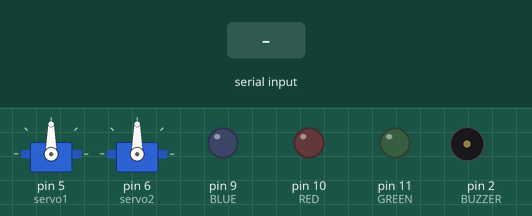
Bench run of a sketch on a simulated Arduino Mega 2560, built with avr-gcc and run on an emulated ATmega2560. On the bench: 2 × servo, output pins drawn as LEDs (lit = HIGH), buzzer (waves = sounding, pin HIGH). The inputs (shaded band) are chosen by the test bench. What the sketch prints to the serial monitor is not drawn.

Above: at 1.2 s.
1.3 s: "U" received over the second serial link
At 1.6 s:
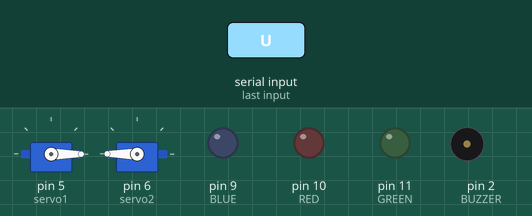
2.8 s: "L" received over the second serial link
At 3.9 s:
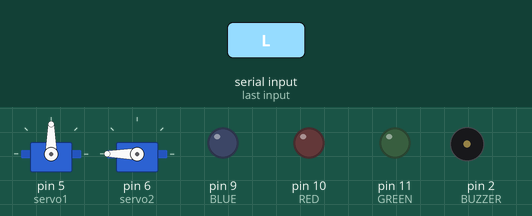
4.3 s: "R" received over the second serial link
At 5.1 s:
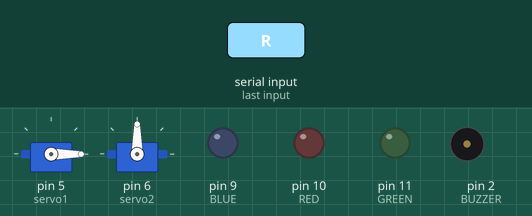
5.8 s: "r" received over the second serial link
At 6.2 s:
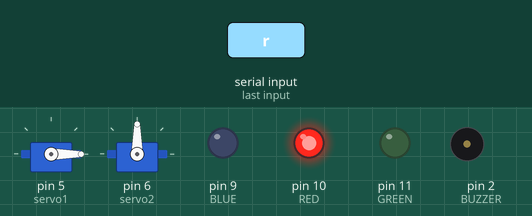
7.3 s: "D" received over the second serial link
At 8.5 s:
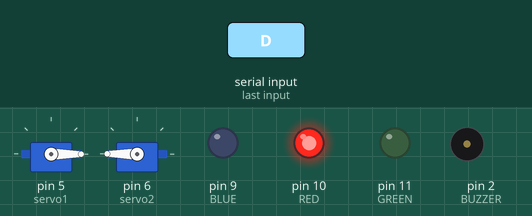
8.8 s: "S" received over the second serial link
At 9.7 s:
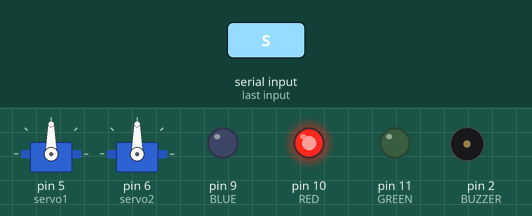
Timing chart, 0 to 11.3 s (numbered marks = the images above; inputs shaded):
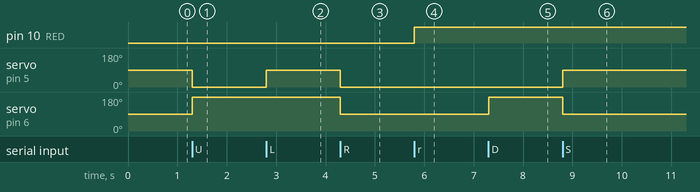

The sketch:

Pinchy_bluetooth.ino
```cpp
//AT+NAME____
#include <Servo.h>

Servo servo1, servo2;

void setup() {
  Serial.begin(9600);
  Serial1.begin(9600);

  pinMode( 2, OUTPUT);    //BUZZER
  pinMode( 9, OUTPUT);    //BLUE
  pinMode(10, OUTPUT);    //RED
  pinMode(11, OUTPUT);    //GREEN

  servo1.attach(5);
  servo2.attach(6);
  servo1.write(90);
  servo2.write(90);
}

void loop() {
  while (Serial1.available()) {
    char c = Serial1.read();
    Serial.print(c);
    commandHandler(c);
    }

  while (Serial.available()) {
    Serial1.write( Serial.read());
    }
}

//************************************************
void adelante() {
  servo1.write(0);
  servo2.write(180);
}
void atras() {
  servo1.write(0);
  servo2.write(180);
}
void derecha() {
  servo1.write(0);
  servo2.write(90);
}
void izquierda() {
  servo1.write(90);
  servo2.write(180);
}
void parar() {
  servo1.write(90);
  servo2.write(90);
}

//************************************************
void commandHandler(char c){
  switch (c) {
    case 'U':
      adelante();
      break;
    case 'D':
      atras();
      break;
    case 'L':
      izquierda();
      break;
    case 'R':
      derecha();
      break;
    case 'S':
      parar();
      break;

    case 'r':
      digitalWrite(10, !digitalRead(10) );
      break;
    case 'g':
      digitalWrite(11, !digitalRead(11) );
      break;
    case 'b':
      digitalWrite( 9, !digitalRead( 9) );
      break;

    case '1':
      break;
    case '2':
      digitalWrite(2, !digitalRead(2) );
      break;
  }
}
```

Measured:
- after the input at 1.3 s, servo on pin 5 (servo1): 90° → 0° at once; servo on pin 6 (servo2): 90° → 180° at once
- after the input at 2.8 s, servo on pin 5 (servo1): 0° → 90° at once
- after the input at 4.3 s, servo on pin 5 (servo1): 90° → 0° at once; servo on pin 6 (servo2): 180° → 90° at once
- after the input at 5.8 s, pin 10 (RED): LOW → HIGH at once
- after the input at 7.3 s, servo on pin 6 (servo2): 90° → 180° at once
- after the input at 8.8 s, servo on pin 5 (servo1): 0° → 90° at once; servo on pin 6 (servo2): 180° → 90° at once
